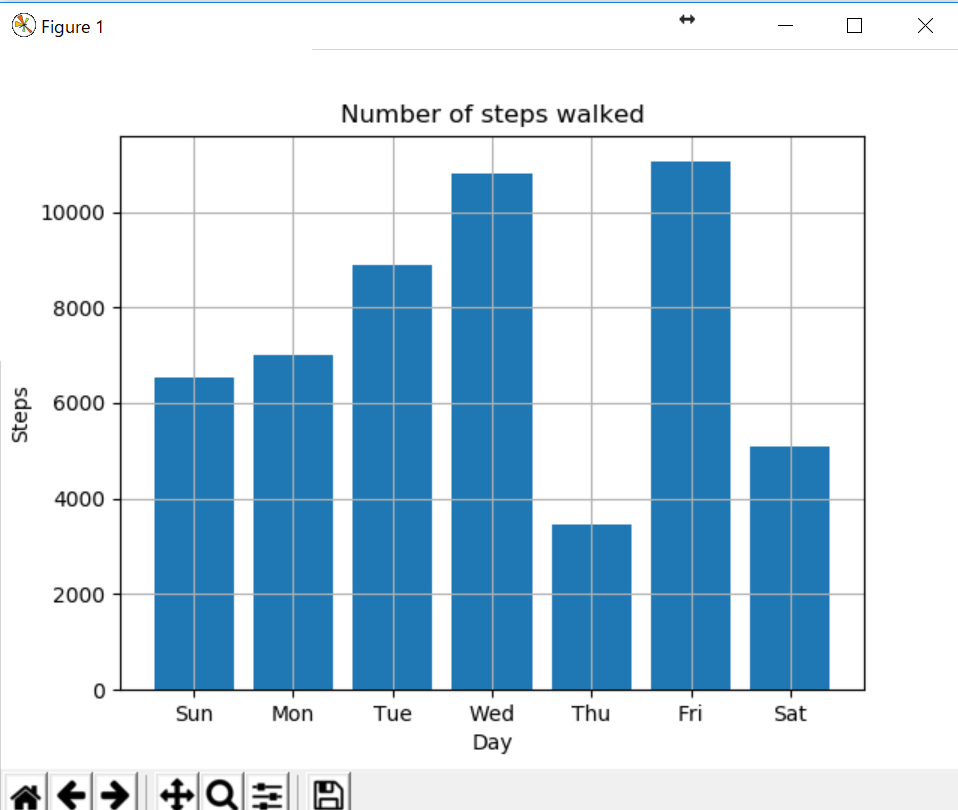

Reproduce this figure in Python.
import matplotlib.pyplot as plt
steps = [6543, 7000, 8900, 10789, 3467, 11045, 5095]
labels = ['Sun', 'Mon', 'Tue', 'Wed', 'Thu', 'Fri', 'Sat']
num_bars = len(steps)
positions = range(1, num_bars+1)
plt.bar(labels, steps, align='center')
#plt.yticks(positions, labels)
plt.ylabel('Steps')
plt.xlabel('Day')
plt.title('Number of steps walked')
plt.grid()
plt.show()
